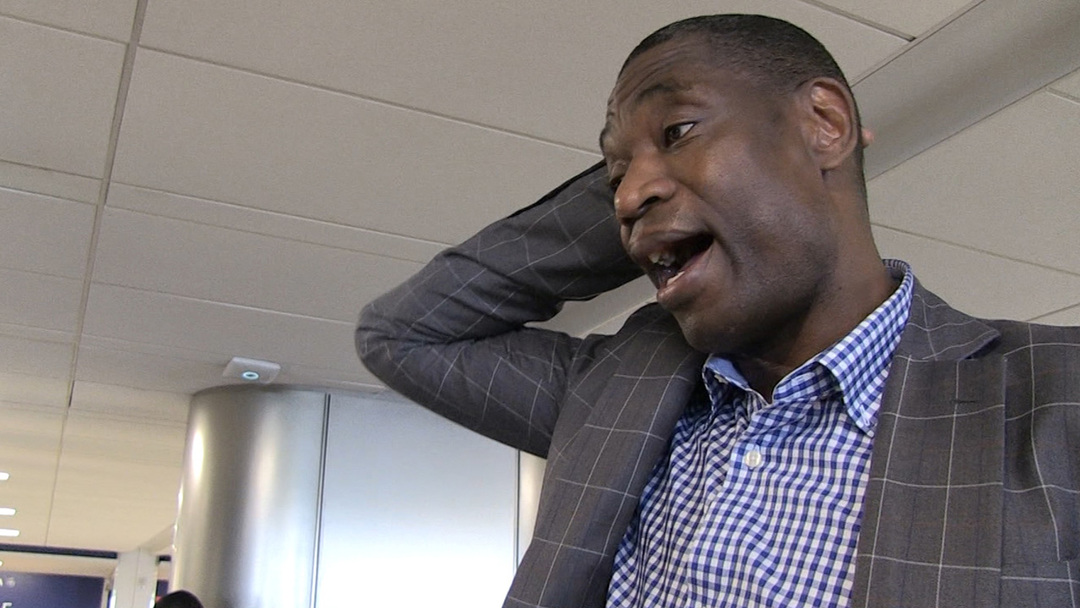
#> input picture Assignment 4/dikembe.jpg, 1080 x 608 px
$ python hw4_304402775.py
#> lines starting #> are read from the running program, lines starting #| are printed output that depends on the picture; after the words box and inside, x2 and y2 are one past the last pixel; in counts of white or black regions, pixels touching at a corner belong together
# -*- coding: utf-8 -*-
"""
Created on Tue Apr 25 13:17:52 2017

@author: kevin_000
"""
from matplotlib.backends.backend_pdf import PdfPages

# Challenge 1
#%%
"""
heart(im) takes an image as input, and outputs a heart-shaped cut-out of it on a pink
background. The shape of the heart will need to depend on the dimensions of the image, so that you
do not cut too much of the image.
"""
import matplotlib
import matplotlib.image as mpimg
import numpy as np
import matplotlib.pyplot as plt
matplotlib.rcParams.update({'font.size': 6})

# [13 lines left out: function heart, not called in this run]


# Challenge 2
#%%
"""
blurring(im,method) takes a gray-scale picture, and offers two options for noise removal: uniform or
gaussian
"""
# [42 lines left out: functions salt_pepper, blurring, not called in this run]


# Challenge 3
#%%
"""
detect_edge(im,method) takes a gray-scale image and detects edges, with the option of horizontal, vertical
or both.
"""
sobel_x = [[-1.0,0.0,1.0],
           [-2.0,0.0,2.0],
           [-1.0,0.0,1.0]]

sobel_y = [[-1.0,-2.0,-1.0],
           [0.0,0.0,0.0],
           [1.0,2.0,1.0]]

def rgb2gray(rgb):
    return np.dot(rgb[...,:3], [0.299, 0.587, 0.114])


# [29 lines left out: function detect_edge, not called in this run]

#==============================================================================
# img=mpimg.imread('grayscale.png')
# plt.imshow(detect_edge(img,'both'),cmap = plt.get_cmap('gray'))
#==============================================================================

# Challenge 4
#%%
"""
otsu_threshold(im) splits a gray-scale image into foreground and background using Otsu’s thresholding
method.
"""

def histogramDataogram(img):
    width,height = img.shape
    histogramData = [0]*256

    for y in range(height):
        for x in range(width):
            gray_level= img[x,y]
            grayLevel255 = gray_level
            histogramData[int(grayLevel255)] = histogramData[int(grayLevel255)]+1
    return histogramData


def get_threshold(img):
    img=np.array(rgb2gray(mpimg.imread(img)),dtype='float')
    width,height = img.shape
    histogramData = histogramDataogram(img)
    sum_all = 0

    # sum of all pixel values in the picture
    for t in range(256):
        sum_all += t * histogramData[t]

    sum_back = 0
    numberOfBackgroundPixels = 0 # number of background pixels
    numberOfForegroundPixels = 0 # number of the foreground pixels
    var_max = 0
    threshold = 0
    totalNumberOfPixels = height*width

    for t in range(256):
        numberOfBackgroundPixels += histogramData[t]
        if (numberOfBackgroundPixels == 0): continue
        numberOfForegroundPixels = totalNumberOfPixels - numberOfBackgroundPixels
        if (numberOfForegroundPixels == 0): break
        # calculate  means
        sum_back += t * histogramData[t]
        meanBackgroundValue = sum_back / numberOfBackgroundPixels
        meanForegroundValue = (sum_all - sum_back) / numberOfForegroundPixels
        # between class variance
        var_between = numberOfBackgroundPixels * numberOfForegroundPixels * (meanBackgroundValue - meanForegroundValue)**2
        if (var_between > var_max):
            var_max = var_between
            threshold = t
    return threshold

def otsu_threshold(img, threshold=100):
    img=np.array(rgb2gray(mpimg.imread(img)),dtype='float')
    width,height = img.shape
    im=[[0]*img.shape[1]]*img.shape[0]
    im=np.array(im,dtype='float')
    for x in range(width):
        for y in range(height):
            if img[x,y] < threshold: # high gray levels in foreground
                im[x,y] = 1 # white foreground
            else: # low gray levels in background
                im[x,y] = 0 # black background
    return im

#==============================================================================
# img=mpimg.imread('grayscale.png')
# plt.imshow(otsu_threshold(img, get_threshold(img)),cmap = plt.get_cmap('gray'))
#==============================================================================

# Challenge 5
#%%
"""
blur_background(im) combines your first and third challenge, by identifying the background of an
image, and blurring it.
"""
def blurring1(im,method,k=23,sigma=7):
    img=np.array(rgb2gray(mpimg.imread(im)),dtype='float')
    if method != 'gaussian' and method !='uniform':
        print ("Please enter either gaussian or uniform")
        return
    if k%2==0:
        print ("Enter an odd k")
        return
    blurFilter = [[0]*k]*k
    im=[[0]*img.shape[1]]*img.shape[0]
    im=np.array(im,dtype='float')
    if method == 'uniform':
        blurFilter = [[1/k**2]*k]*k
        blurFilter = np.array(blurFilter,dtype='float')
        for i in range(img.shape[0])[int(k/2):img.shape[0]-int(k/2)]:
            for j in range(img.shape[1])[int(k/2):img.shape[1]-int(k/2)]:
                subImageSquare = img[int(i-(k-1)/2):int((i+(k-1)/2)+1),int(j-(k-1)/2):int((j+(k-1)/2)+1)]
                subImageSquare = np.array(subImageSquare,dtype='float')
                im[i][j] = np.sum(subImageSquare*blurFilter)
    else:
        for i in range(img.shape[0])[int(k/2):img.shape[0]-int(k/2)]:
            for j in range(img.shape[1])[int(k/2):img.shape[1]-int(k/2)]:
                subImageSquare = img[int(i-(k-1)/2):int((i+(k-1)/2)+1),int(j-(k-1)/2):int((j+(k-1)/2)+1)]
                subImageSquare = np.array(subImageSquare,dtype='float')
                blurFilter = [[(1/(2*np.pi*sigma**2))*np.exp(-(((i-(k-1)/2)**2)+((j-(k-1)/2)**2))/(2*sigma**2)) for j in range(int(j-(k-1)/2),int((j+(k-1)/2)+1))] for i in range(int(i-(k-1)/2),int((i+(k-1)/2)+1))]
                blurFilter = np.array(blurFilter,dtype='float')
                im[i][j] = np.sum(subImageSquare*blurFilter)/np.sum(blurFilter)
    return im

def blur_background(img, threshold=100,method='uniform',k=7):
    img1=np.array(rgb2gray(mpimg.imread(img)),dtype='float')
    im1 = blurring1(img,method,k)
    width,height = img1.shape
    for x in range(width):
        for y in range(height):
            if img1[x,y] < threshold: # high gray levels in foreground
                im1[x,y] = img1[x,y]
    return im1

# [35 lines of commented-out code are left out]
fig5a = plt.figure()
graph = fig5a.add_subplot(111)
graph.set_title("Original Photo, 'dikembe.jpg', for Challenge 4,5")
graph.imshow(rgb2gray(mpimg.imread('dikembe.jpg')),cmap = plt.get_cmap('gray'))
#> in rgb2gray, `return np.dot(rgb[...,:3], [0.299, 0.587, 0.114])`:
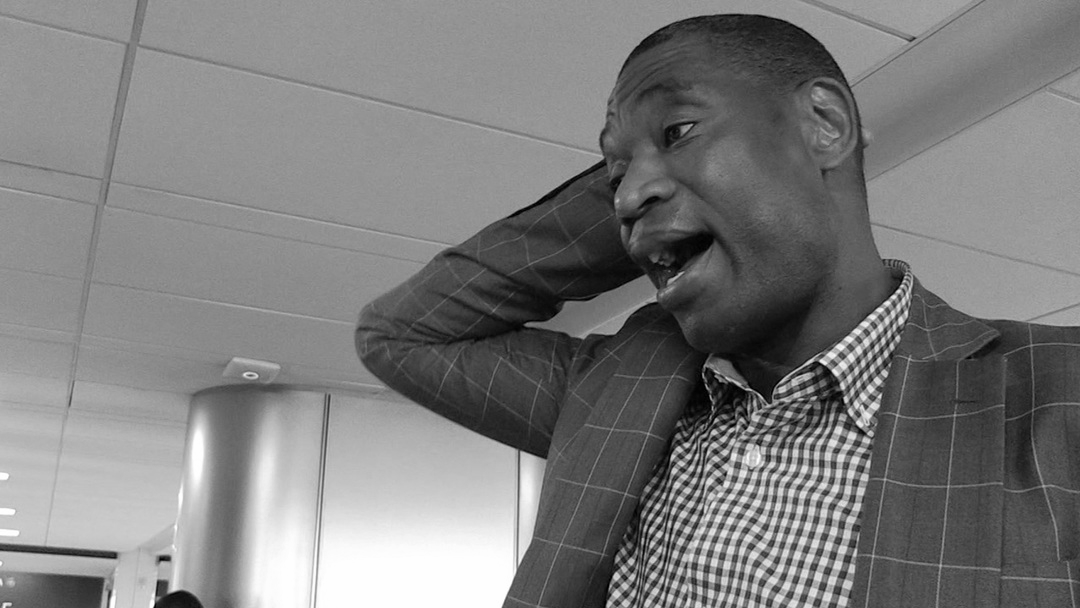
#> returned value: shape (608, 1080) float64; min 0, max 255, mean 125
fig6 = plt.figure()
print (rgb2gray(mpimg.imread('dikembe.jpg')))
graph = fig6.add_subplot(111)
graph.set_title("After Photo for otsu_threshold('dikembe.jpg', get_threshold('dikembe.jpg'))")
graph.imshow(otsu_threshold('dikembe.jpg', get_threshold('dikembe.jpg')),cmap = plt.get_cmap('gray'))
#> after the loop in histogramDataogram, `for y in range(height):`: histogramData = 256 values, max 24275 at index 148, min 0 at index 255, mean 2565
#> the loop in get_threshold, `for t in range(256):` made 256 passes
#> sum_all on passes 1 to 3: 0, 57, 233
#> after the loop in get_threshold, `for t in range(256):`: sum_all = 81724432
#> the loop in get_threshold, `for t in range(256):` made 255 passes
#> (numberOfBackgroundPixels, numberOfForegroundPixels, sum_back, meanBackgroundValue, meanForegroundValue, var_max) on passes 1 to 12: (40, 656600, 0, 0, 124.5, 4.07e+11), (97, 656543, 57, 0.588, 124.5, 9.77e+11), (185, 656455, 233, 1.26, 124.5, 1.84e+12), (312, 656328, 614, 1.97, 124.5, 3.08e+12), (452, 656188, 1174, 2.6, 124.5, 4.41e+12), (612, 656028, 1974, 3.23, 124.6, 5.91e+12), (849, 655791, 3396, 4, 124.6, 8.1e+12), (1115, 655525, 5258, 4.72, 124.7, 1.05e+13), (1383, 655257, 7402, 5.35, 124.7, 1.29e+13), (1684, 654956, 10111, 6, 124.8, 1.56e+13), (2041, 654599, 13681, 6.7, 124.8, 1.86e+13), (2429, 654211, 17949, 7.39, 124.9, 2.19e+13)
#> (numberOfBackgroundPixels, numberOfForegroundPixels, sum_back) on pass 91: (210795, 445845, 13070570)
#> after the loop in otsu_threshold, `for x in range(width):`:
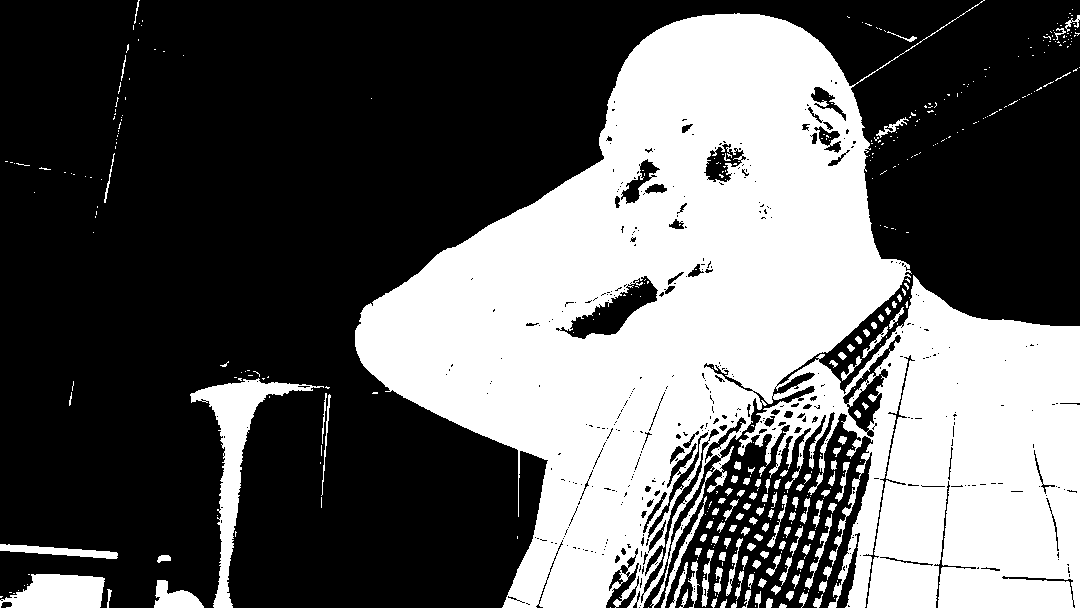
#> im: shape (608, 1080) float64; values 0 (black) and 1 (white), 37.7% white; 416 white regions (299 under 20 px), largest, box (x1, y1, x2, y2) and area: (355, 0, 1080, 608) 228929, (190, 378, 324, 608) 5639, (0, 574, 105, 608) 2733
fig7 = plt.figure()
graph = fig7.add_subplot(111)
graph.set_title("After Photo for blur_background('dikembe.jpg', get_threshold('dikembe.jpg')), method='uniform',k=7")
graph.imshow(blur_background('dikembe.jpg',get_threshold('dikembe.jpg')),cmap = plt.get_cmap('gray'))
#> after the loop in blurring1, `for i in range(img.shape[0])[int(k/2):img.shape[0]-int(k/2)]:`:
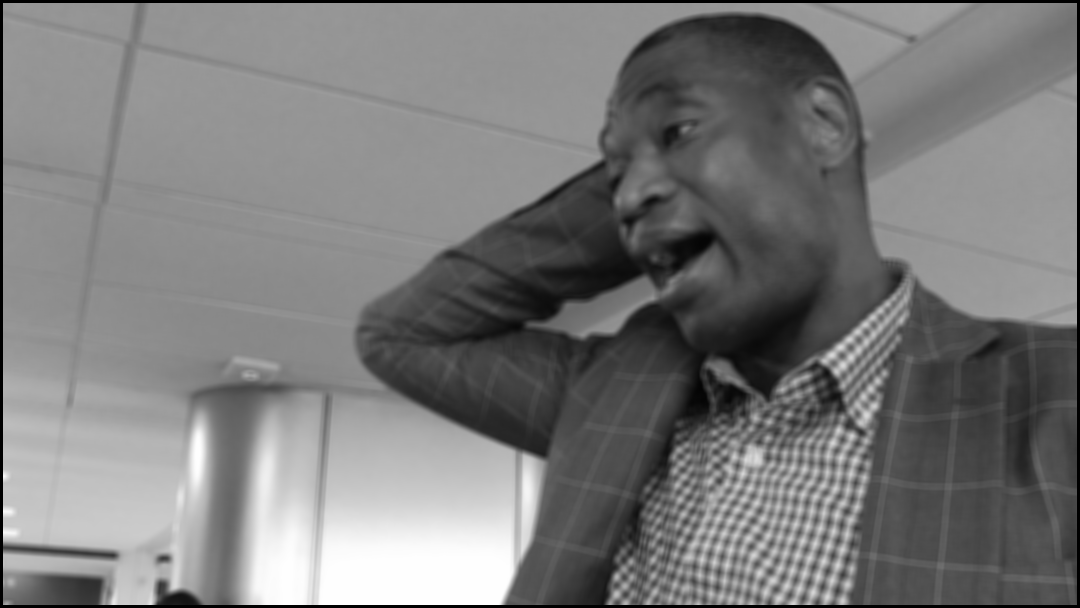
#> im: shape (608, 1080) float64; min 0, max 255, mean 122.8
#> after the loop in blur_background, `for x in range(width):`:
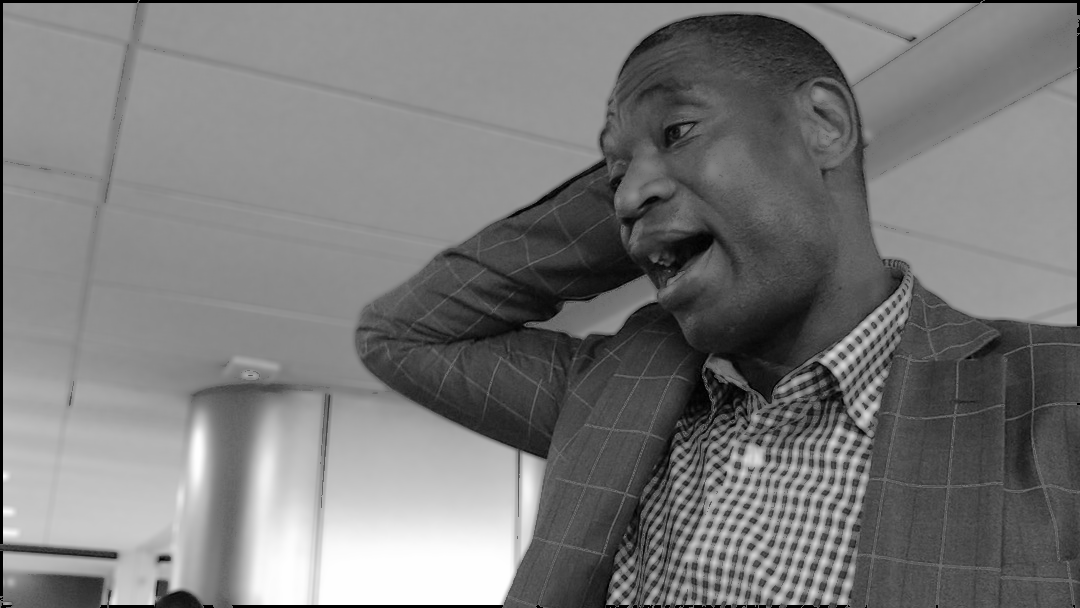
#> im1: shape (608, 1080) float64; min 0, max 255, mean 121.8

# [12 lines of commented-out code are left out]
with PdfPages('pyplots_304402775.pdf') as pdf:
      pdf.savefig(fig5a)
      pdf.savefig(fig6)
      pdf.savefig(fig7)

$ run again, with Assignment 4/dog.jpg copied over Assignment 4/dikembe.jpg
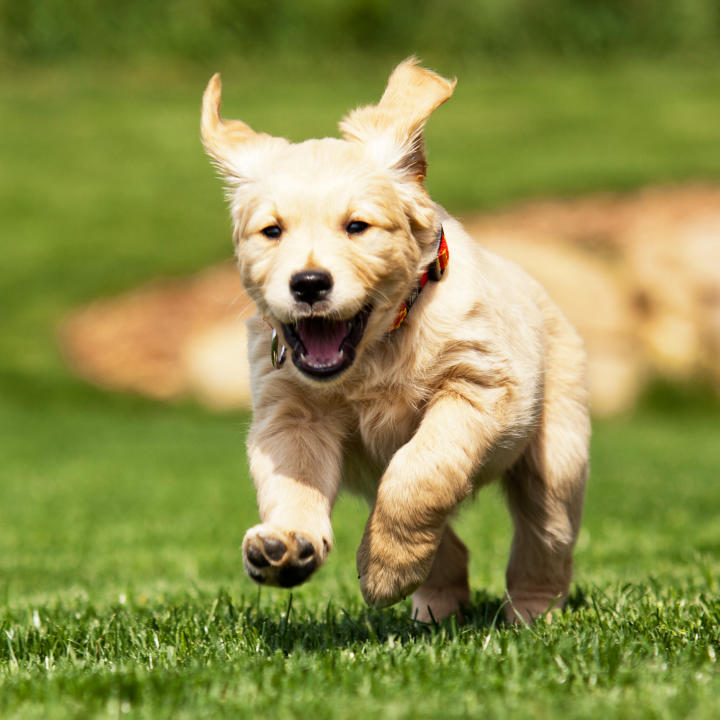
#> input picture Assignment 4/dog.jpg, 720 x 720 px
#> after the loop in histogramDataogram, `for y in range(height):`: histogramData = 256 values, max 8384 at index 123, min 0 at index 255, mean 2025
#> the loop in get_threshold, `for t in range(256):` made 256 passes
#> sum_all on passes 1 to 3: 0, 223, 619
#> after the loop in get_threshold, `for t in range(256):`: sum_all = 69088286
#> the loop in get_threshold, `for t in range(256):` made 255 passes
#> (numberOfBackgroundPixels, numberOfForegroundPixels, sum_back, meanBackgroundValue, meanForegroundValue, var_max) on passes 1 to 8: (194, 518206, 0, 0, 133.3, 1.79e+12), (417, 517983, 223, 0.535, 133.4, 3.81e+12), (615, 517785, 619, 1.01, 133.4, 5.58e+12), (779, 517621, 1111, 1.43, 133.5, 7.03e+12), (930, 517470, 1715, 1.84, 133.5, 8.34e+12), (1123, 517277, 2680, 2.39, 133.6, 9.99e+12), (1295, 517105, 3712, 2.87, 133.6, 1.14e+13), (1463, 516937, 4888, 3.34, 133.6, 1.28e+13)
#> after the loop in otsu_threshold, `for x in range(width):`:
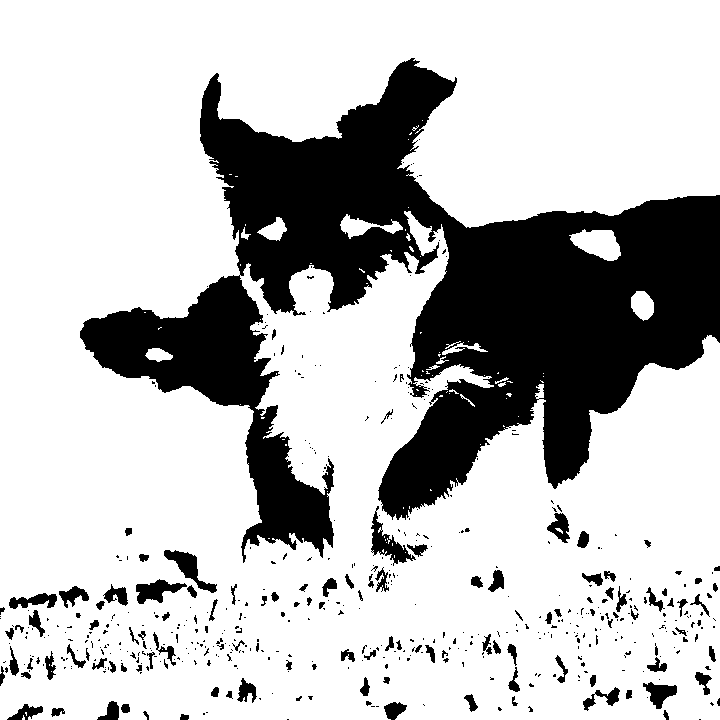
#> im: shape (720, 720) float64; values 0 (black) and 1 (white), 74.8% white; 506 black regions (390 under 20 px), largest, box (x1, y1, x2, y2) and area: (80, 58, 720, 563) 117049, (371, 506, 416, 566) 814, (164, 550, 217, 593) 720
#> after the loop in blurring1, `for i in range(img.shape[0])[int(k/2):img.shape[0]-int(k/2)]:`:
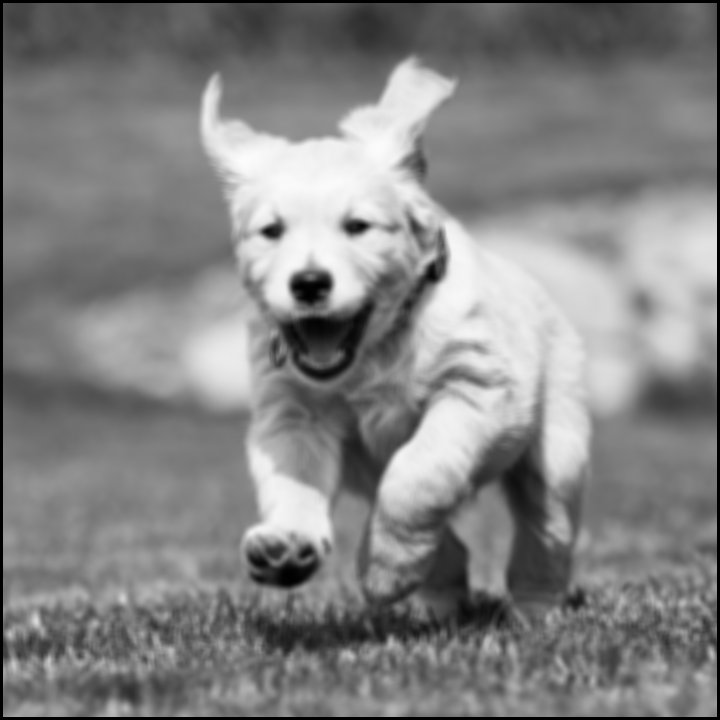
#> im: shape (720, 720) float64; min 0, max 252.4, mean 131.9

$ run again, with Assignment 4/dog2.jpg copied over Assignment 4/dikembe.jpg
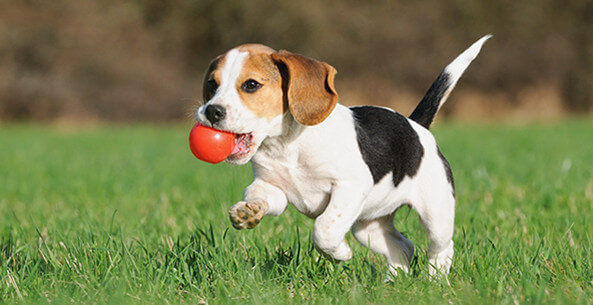
#> input picture Assignment 4/dog2.jpg, 593 x 305 px
#> after the loop in histogramDataogram, `for y in range(height):`: histogramData = 256 values, max 3496 at index 132, min 0 at index 255, mean 706.5
#> the loop in get_threshold, `for t in range(256):` made 256 passes
#> sum_all on passes 1 to 3: 0, 2, 12
#> after the loop in get_threshold, `for t in range(256):`: sum_all = 21958276
#> the loop in get_threshold, `for t in range(256):` made 255 passes
#> (numberOfBackgroundPixels, numberOfForegroundPixels, sum_back, meanBackgroundValue, meanForegroundValue, var_max) on passes 1 to 8: (3, 180862, 0, 0, 121.4, 8e+09), (5, 180860, 2, 0.4, 121.4, 1.32e+10), (10, 180855, 12, 1.2, 121.4, 2.61e+10), (16, 180849, 30, 1.88, 121.4, 4.14e+10), (21, 180844, 50, 2.38, 121.4, 5.38e+10), (26, 180839, 75, 2.88, 121.4, 6.61e+10), (32, 180833, 111, 3.47, 121.4, 8.05e+10), (44, 180821, 195, 4.43, 121.4, 1.09e+11)
#> after the loop in otsu_threshold, `for x in range(width):`:
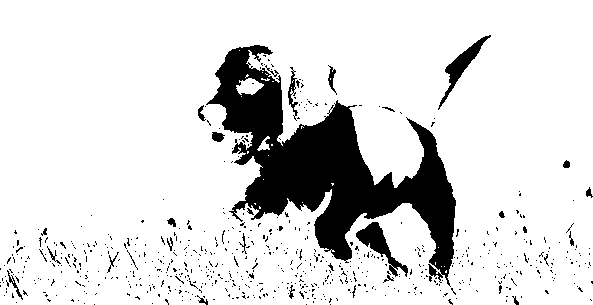
#> im: shape (305, 593) float64; values 0 (black) and 1 (white), 85.9% white; 654 black regions (625 under 20 px), largest, box (x1, y1, x2, y2) and area: (206, 45, 456, 287) 20678, (356, 222, 408, 277) 846, (438, 35, 491, 110) 753
#> after the loop in blur_background, `for x in range(width):`:
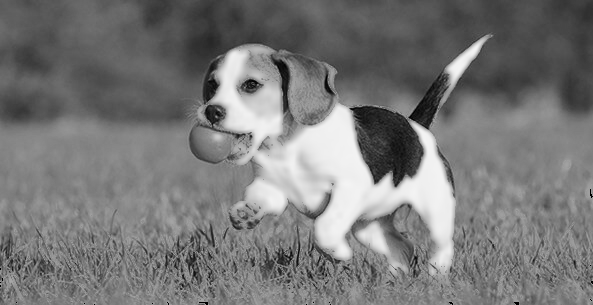
#> im1: shape (305, 593) float64; min 0, max 244.6, mean 120.5
